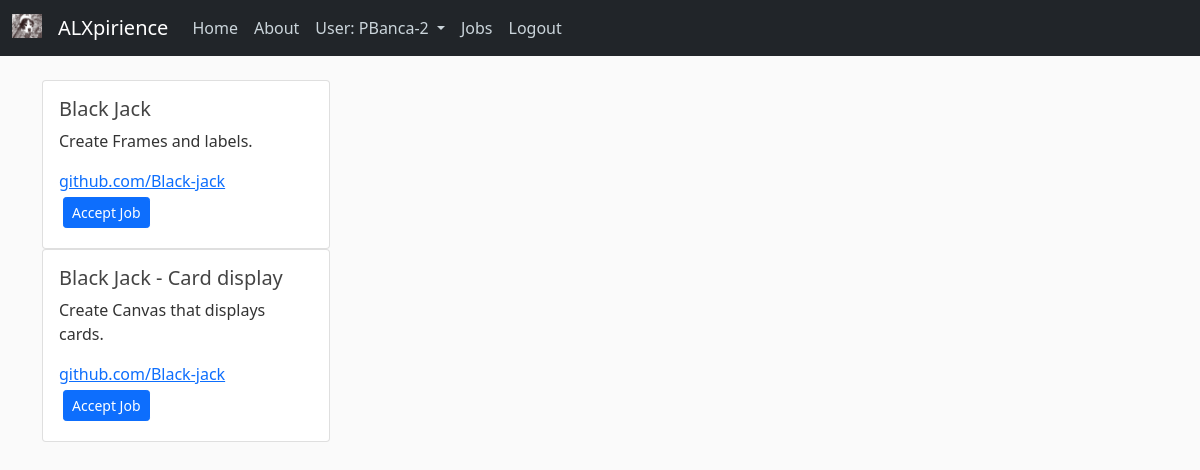
Before: /jobs (signed in) with the older database file.
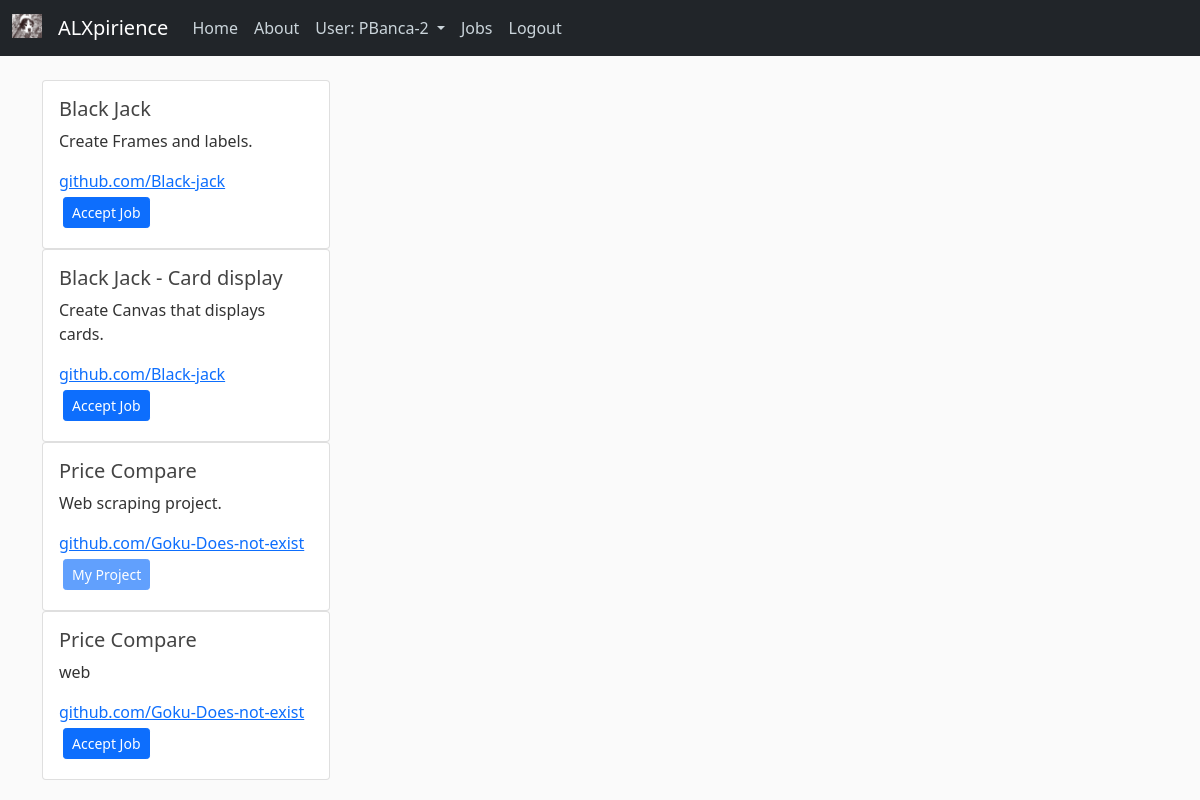
After: the same page with the newer database file.
### expirience/data_base.py (models this page shows, shortened)
class Projects(db.Model):
    id = db.Column(db.Integer, primary_key=True, autoincrement=True)
    project_name = db.Column(db.String(100), nullable=False)
    project_description = db.Column(db.Text, nullable=False)
    project_link = db.Column(db.String(120), nullable=False)
    skills_required = db.Column(db.String(120), nullable=False)
    project_status = db.Column(db.String(20), nullable=False, default='pending')
    user_id = db.Column(db.Integer, db.ForeignKey('user.id'), nullable=False)

### expirience/routes.py (the view)
@app.route('/jobs', methods=['GET', 'POST'])
@login_required
def get_job():
    if not current_user.is_authenticated:
        return redirect(url_for('home'))
    if request.method == 'POST':
        project_id = request.form.get('item_id')
        send_to_job_taker(current_user.id, project_id)
        send_to_job_poster(current_user.id, project_id)
        flash('Accepted Job - Email sent', 'success')
        return redirect(url_for('home'))
    projects_current_user = [Projects.query.all(), current_user]
    return render_template('jobs.html', title="Get Job", form=projects_current_user)

### expirience/data_base.py (called while the page is built)
@loginManager.user_loader
def get_user(user_id):
    return User.query.get(int(user_id))

### expirience/templates/jobs.html (shortened to what this page needs)
{% extends "layout.html" %}
{% block content %}
{% for project in form[0] %}
    {% if project.author.id != form[1].id %}
        <div class="card" style="width: 18rem;">
            <div class="card-body">
                <h5 class="card-title">{{ project.project_name }}</h5>
                <p class="card-text">{{ project.project_description }}</p>
                <a href="project.project_link" class="card-link">{{ project.project_link }}</a>
                <form action="{{ url_for('get_job') }}" method="post">
                    <button type="submit" class="btn btn-sm btn-primary m-1" >Accept Job</button>
                </form>
            </div>
        </div>
    {% else %}
        <div class="card" style="width: 18rem;">
            <div class="card-body">
                <h5 class="card-title">{{ project.project_name }}</h5>
                <p class="card-text">{{ project.project_description }}</p>
                <a href="project.project_link" class="card-link">{{ project.project_link }}</a><br>
                <button type="button" class="btn btn-sm btn-primary m-1" disabled>My Project</button>
            </div>
        </div>
    {% endif %}
{% endfor %}
{% endblock %}

Changed rows visible on the page:
added Projects: project_name "Price Compare", project_description "Web scraping project.", project_link "github.com/Goku-Does-not-exist"
added Projects: project_name "Price Compare", project_description "web", project_link "github.com/Goku-Does-not-exist"
